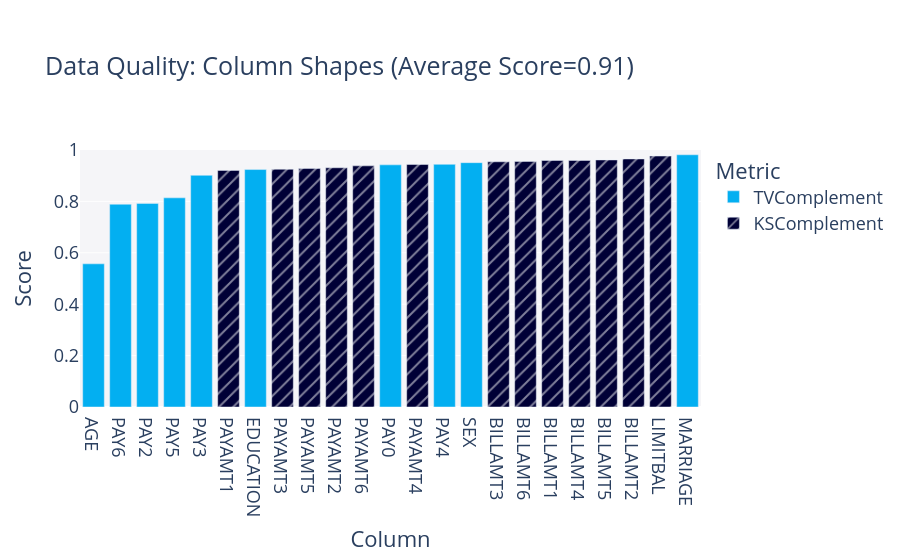

The notebook cell this image was saved under:
### Code cell
# plot Column Shapes -> referred to the "Fidelity Column" in the paper
fig = quality_report.get_visualization(property_name='Column Shapes')
fig.show()

### Figure 1 — Plotly figure (JSON) as saved in the notebook; plotly's stock layout.template omitted (floating-point values rounded to 4 significant figures)
{"data": [{"alignmentgroup": "True", "customdata": [["TVComplement"], ["TVComplement"], ["TVComplement"], ["TVComplement"], ["TVComplement"], ["TVComplement"], ["TVComplement"], ["TVComplement"], ["TVComplement"], ["TVComplement"]], "hovertemplate": "<b>%{hovertext}</b><br><br>Metric=%{customdata[0]}<br>Score=%{y}<extra></extra>", "hovertext": ["SEX", "EDUCATION", "MARRIAGE", "AGE", "PAY0", "PAY2", "PAY3", "PAY4", "PAY5", "PAY6"], "legendgroup": "TVComplement", "marker": {"color": "#03AFF1", "pattern": {"shape": ""}}, "name": "TVComplement", "offsetgroup": "TVComplement", "orientation": "v", "showlegend": true, "textposition": "auto", "type": "bar", "x": ["SEX", "EDUCATION", "MARRIAGE", "AGE", "PAY0", "PAY2", "PAY3", "PAY4", "PAY5", "PAY6"], "xaxis": "x", "y": [0.9507, 0.9239, 0.9814, 0.5571, 0.9422, 0.7921, 0.9014, 0.9442, 0.8139, 0.7889], "yaxis": "y"}, {"alignmentgroup": "True", "customdata": [["KSComplement"], ["KSComplement"], ["KSComplement"], ["KSComplement"], ["KSComplement"], ["KSComplement"], ["KSComplement"], ["KSComplement"], ["KSComplement"], ["KSComplement"], ["KSComplement"], ["KSComplement"], ["KSComplement"]], "hovertemplate": "<b>%{hovertext}</b><br><br>Metric=%{customdata[0]}<br>Score=%{y}<extra></extra>", "hovertext": ["LIMITBAL", "BILLAMT1", "BILLAMT2", "BILLAMT3", "BILLAMT4", "BILLAMT5", "BILLAMT6", "PAYAMT1", "PAYAMT2", "PAYAMT3", "PAYAMT4", "PAYAMT5", "PAYAMT6"], "legendgroup": "KSComplement", "marker": {"color": "#000036", "pattern": {"shape": "/"}}, "name": "KSComplement", "offsetgroup": "KSComplement", "orientation": "v", "showlegend": true, "textposition": "auto", "type": "bar", "x": ["LIMITBAL", "BILLAMT1", "BILLAMT2", "BILLAMT3", "BILLAMT4", "BILLAMT5", "BILLAMT6", "PAYAMT1", "PAYAMT2", "PAYAMT3", "PAYAMT4", "PAYAMT5", "PAYAMT6"], "xaxis": "x", "y": [0.9765, 0.9592, 0.9652, 0.9541, 0.9593, 0.9612, 0.9555, 0.9207, 0.9308, 0.9251, 0.9435, 0.9278, 0.9383], "yaxis": "y"}], "layout": {"barmode": "relative", "font": {"size": 18}, "legend": {"title": {"text": "Metric"}, "tracegroupgap": 0}, "margin": {"t": 150}, "plot_bgcolor": "#F5F5F8", "title": {"text": "Data Quality: Column Shapes (Average Score=0.91)"}, "xaxis": {"anchor": "y", "categoryorder": "total ascending", "domain": [0, 1], "title": {"text": "Column"}}, "yaxis": {"anchor": "x", "domain": [0, 1], "range": [0, 1], "title": {"text": "Score"}}}}
